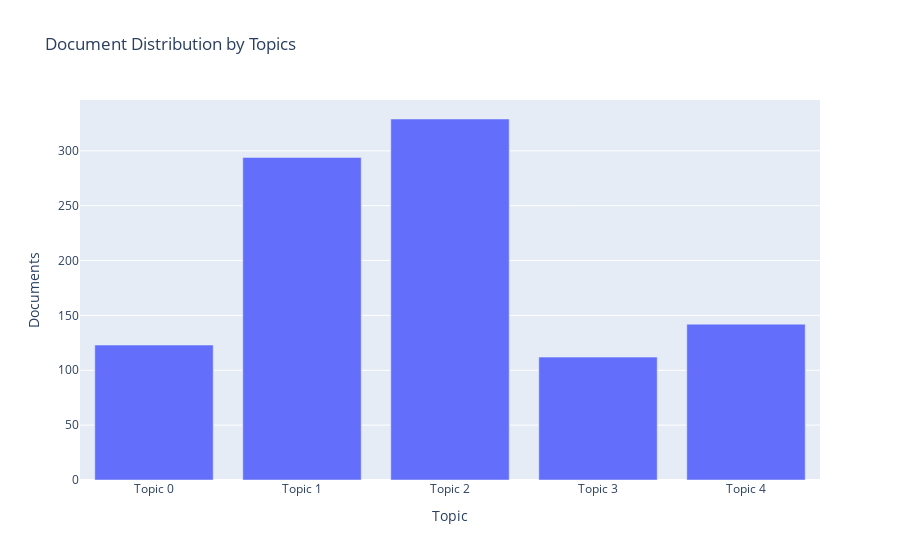

Write notebook code for a chart like this one.
### Markdown cell above
plotに"topic_distribution"を指定し、各トッピックに分類されたサンプル数を確認します。

### Code cell
from pycaret.nlp import plot_model

plot_model(lda, plot="topic_distribution")

### Figure 1 — Plotly figure (JSON) as saved in the notebook; plotly's stock layout.template omitted (floating-point values rounded to 4 significant figures)
{"data": [{"textposition": "auto", "hovertemplate": "Topic=%{x}<br>Documents=%{y}<br>Keyword=%{customdata[0]}", "showlegend": false, "legendgroup": "", "name": "", "yaxis": "y", "customdata": [["group, rice, farmer, small, farm, area, use, water, member, land"], ["product, group, family, small, store, hope, use, help, well, live"], ["family, stock, increase, work, start, customer, request, need, marry, good"], ["work, live, use, family, service, community, expand, pay, get, start"], ["work, help, home, use, product, husband, start, order, sale, live"]], "y": [123, 294, 329, 112, 142], "hoverlabel": {"namelength": 0}, "offsetgroup": "", "xaxis": "x", "marker": {"color": "#636efa"}, "x": ["Topic 0", "Topic 1", "Topic 2", "Topic 3", "Topic 4"], "alignmentgroup": "True", "type": "bar", "orientation": "v"}], "layout": {"yaxis": {"domain": [0, 1], "anchor": "x", "title": {"text": "Documents"}}, "title": {"text": "Document Distribution by Topics"}, "barmode": "relative", "xaxis": {"domain": [0, 1], "anchor": "y", "title": {"text": "Topic"}}, "legend": {"tracegroupgap": 0}}}
